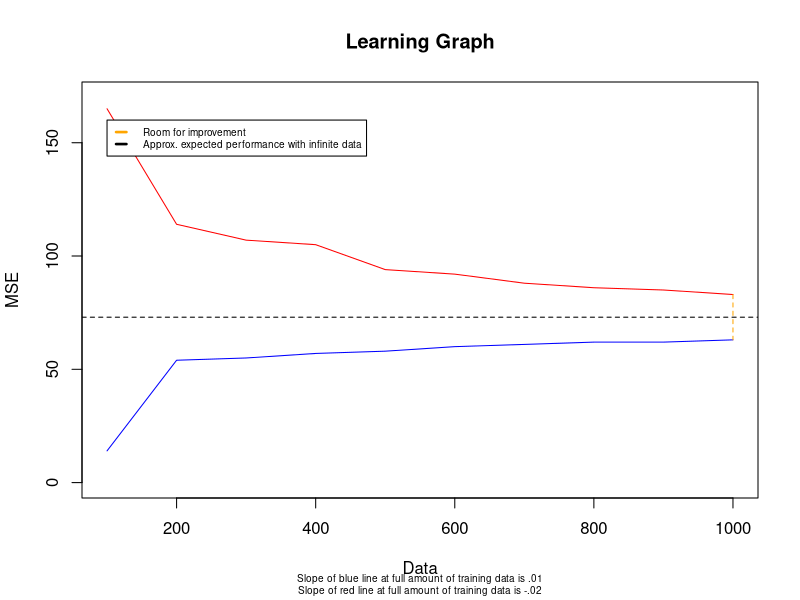
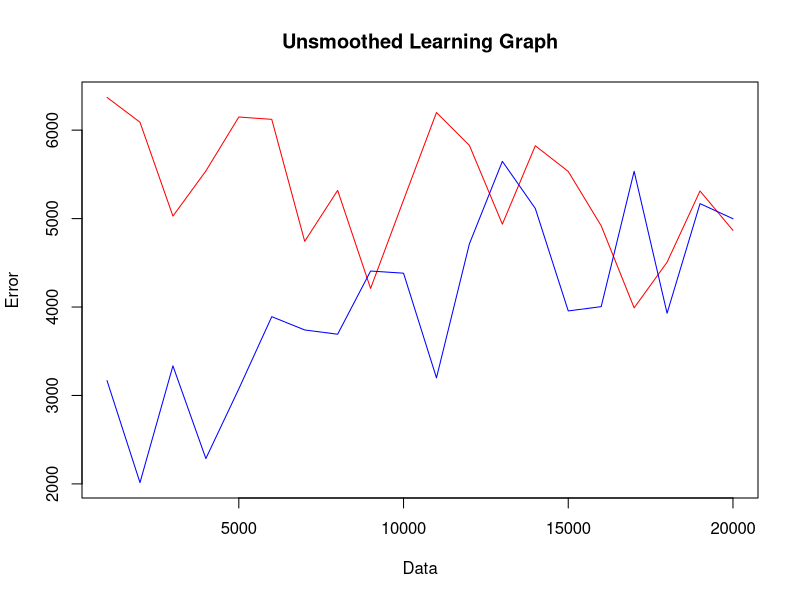
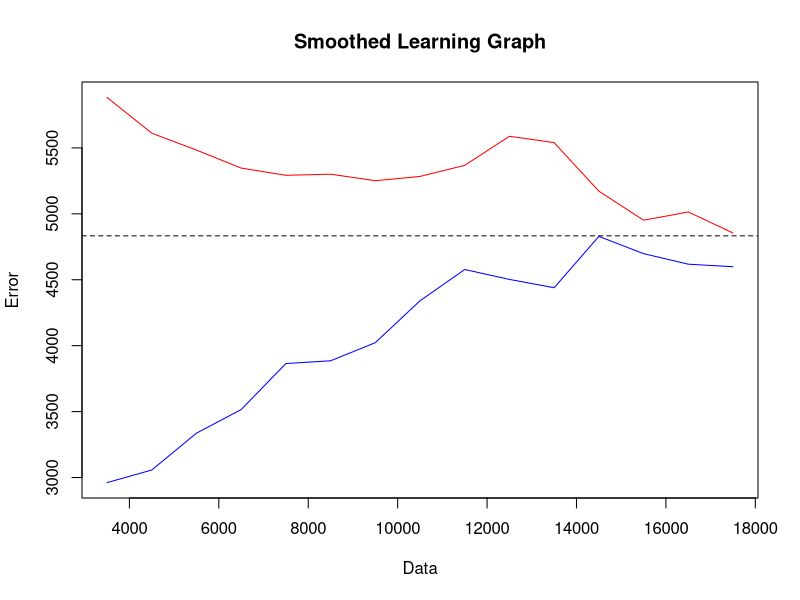

Here is the R script that generated these plots, in order:
#' Learning graphs are useful for working out if you have enough
#' training data for a particular modelling algorithm.
#'
#' To make them we generate a sequence of models using
#' increasing proportions of our training data, for example
#' 10%, 20%, ... , 100%.
#'
#' For each of these models we calculate the in-sample (training)
#' error, and cross-validated (or other out-of-sample) error.
#'
#' The idea is that as data increases, in-sample and out-of-sample
#' error are optimistic and pessemistic predictors of expected error
#' with infinite data. Ie as the training data approaches infinity,
#' in-sample error approaches the expected error of a model trained
#' on infinite data *from below*, and out-of-sample error approaches
#' it *from above*.
#'
#' By examining this sequence we can see:
#'  - approximately how much room there appears to be for
#'    improvement from more data
#'  - approximately what the expected error of an optimal model
#'    of this type (trained on infinite data) would be
#'  - approximately how much improvement we can expect from
#'    increasing our training data by a certain amount
#'
#' We can see these things by, respectively:
#'  - The difference between the two curves at the 100% of training
#'    data model
#'  - The middle of the difference between the two curves at the
#'    100% of training data model
#'  - The slope of the two curves at the 100% of training data model

#' Let's have an example.
#' First we create some pretend data
dseq=seq(100,1000,100)
out1=c(165,114,107,105,94,92,88,86,85,83)
in1=c(14,54,55,57,58,60,61,62,62,63)
# Now we can plot the graph
plot(dseq,in1,type="l",col="blue",main=paste("Learning Graph"),
     ylim=c(0,170),xlab="Data",ylab="MSE")
points(dseq,out1,type="l",col="red")
# Let's annotate that plot
segments(1000,83,1000,63,col="orange",lty=2)
# Add horizontal line
abline(h=73,lty=2)
# Add legend
legend(100,160,
       c("Room for improvement","Approx. expected performance with infinite data"), # puts text in the legend
       lty=c(2,2), # gives the legend appropriate symbols (lines)
       lwd=c(2.5,2.5),  # thickness of lines
       cex=.6,
       col=c("orange","black"))
title(sub="Slope of blue line at full amount of training data is .01\nSlope of red line at full amount of training data is -.02",cex.sub=.6)
#' So if we add another 100 rows to our training data, we can
#' expect our cross-validated error to fall by about 2.

#' Learning graphs can often be much more difficult to interpret
#' than those that we have seen in these exercises. The reason is that
#' they are sometimes a *lot* noisier than this example. They might
#' jump around a lot more, with the blue and red lines criss-crossing
#' each other.
#'
#' In such cases, it is normally sufficient to smooth the learning
#' graph to make it useable. Smoothing means instead of plotting the
#' MSEs for each data size, average over 3 or 5 (for example) points.
#'

# Ignore the equations- this just gives us something reasonable.
set.seed(10)
x=seq(1000,20000,1000)
out2=6500-x/log(x)+rnorm(length(x),0,800)
in2=3500+x/log(x)+rnorm(length(x),0,800)
plot(x,out2,type="l",col="red",ylim=c(min(in2),max(out2)),
     ylab="Error",xlab="Data",main="Unsmoothed Learning Graph")
points(x,in2,type="l",col="blue")
# Difficult to understand, so we smooth it. Here 6 works pretty well.
n=6
# smoothing function avg of n points
smooth=function(y,s) {
  sapply(1:(length(y)-(s-1)),function(i) {
    sum(y[i:(i+s-1)])/s
  })
}
x_s=smooth(x,n)
in2_s=smooth(in2,n)
out2_s=smooth(out2,n)
plot(x_s,in2_s,type="l",col="blue",ylim=c(min(in2_s),max(out2_s)),
     ylab="Error",xlab="Data",main="Smoothed Learning Graph")
points(x_s,out2_s,type="l",col="red")
abline(h=4833,lty=2)
#' Exercise One:
#' When you look at the picture, it may be that the in-sample error
#' is not monotonically increasing but rather decreasing!
#' As noted, real problem's learning graphs are noisy and diverge
#' a long way from the theoretical ideal.
#'
#' Exercise Two:
#' Which models look to have significant room to improve from more
#'   data?
#' Which models look to have better optimal performance?
#' Which models would you keep working with?
